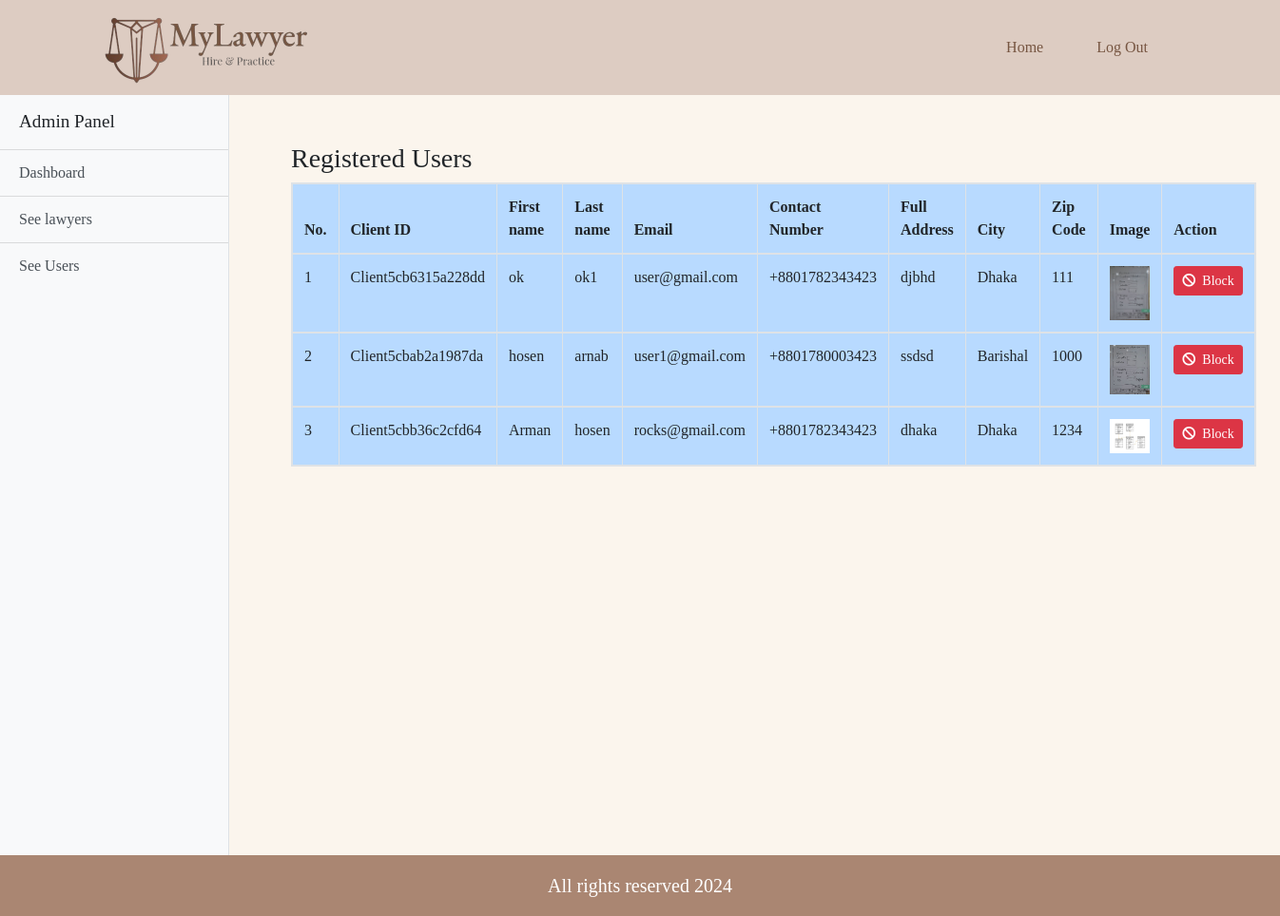
The app's page /admin_user.php (signed in) with its own data.
### tables this page shows
CREATE TABLE `user` (
  `u_id` varchar(20) NOT NULL,
  `first_Name` varchar(100) NOT NULL,
  `last_Name` varchar(100) NOT NULL,
  `email` varchar(100) NOT NULL,
  `password` varchar(100) NOT NULL,
  `status` varchar(100) NOT NULL,
  `role` varchar(100) NOT NULL
);

CREATE TABLE `client` (
  `client_id` varchar(20) NOT NULL,
  `contact_number` varchar(15) NOT NULL,
  `full_address` varchar(200) NOT NULL,
  `city` varchar(100) NOT NULL,
  `zip_code` varchar(50) NOT NULL,
  `image` varchar(200) NOT NULL
);

### admin_user.php (the view, shortened to what this page needs)
<?php
	if($_SESSION['login']==TRUE AND $_SESSION['status']=='Active'){
	?>
	<!doctype html>
	<html lang="en">
		<head>
			<link rel="stylesheet" href="https://use.fontawesome.com/releases/v5.8.1/css/all.css">
			<link rel="stylesheet" href="css/all.css">
			<link rel="stylesheet" href="css/simple-sidebar.css">
			<link rel="stylesheet" href="css/bootstrap.css">
			<link rel="stylesheet" href="css/style.css">
			<link rel="stylesheet" href="css/media.css">
		</head>
		<body>
			<header class="customnav-bg-success">
			<a class="navbar-brand cus-a" href="index.php"><img src="images/logo.png" alt="logo" style="height:250px; width:auto;"></a>
				<div class="container">
					<div class="row">
						<div class="col-md-12">
							<nav class="navbar navbar-expand-lg ">
								<div class="collapse navbar-collapse" id="navbarSupportedContent">
									<ul class="navbar-nav ml-auto ">
										<li class="active">
											<a class="nav-link cus-a" href="#">Home <span class="sr-only">(current)</span></a>
										</li>
										<li class="">
											<a class="nav-link cus-a" href="logout.php">Log Out</a>
										</li>
									</ul>
								</div>
							</nav>
						</div>
					</div>
				</div>
			</header>
			<body>
				<div class="d-flex" id="wrapper">
					<div class="bg-light border-right" id="sidebar-wrapper">
						<div class="sidebar-heading">Admin Panel</div>
						<div class="list-group list-group-flush">
							<a href="admin_dashboard.php" class="list-group-item list-group-item-action bg-light">Dashboard</a>
							<a href="admin_lawyer.php" class="list-group-item list-group-item-action bg-light">See lawyers</a>
							<a href="admin_user.php" class="list-group-item list-group-item-action bg-light">See Users</a>
						</div>
					</div>
					<section class="bookingrqst">
						<div class="container">
							<div class="span7">
								<div class="widget stacked widget-table action-table">
									<div class="widget-header">
										<h3>Registered Users</h3>
									</div>
									<div class="widget-content">
										<table class="table table-bordered  table-primary table-responsive">
											<thead>
												<tr>
													<th>No.</th>
													<th>Client ID</th>
													<th>First name</th>
													<th>Last name</th>
													<th>Email</th>
													<th>Contact Number</th>
													<th>Full Address</th>
													<th>City</th>
													<th>Zip Code</th>
													<th>Image</th>
													<th>Action</th>
												</tr>
											</thead>
											<?php
												$conn = connect();
												$result = mysqli_query($conn,"SELECT * FROM user INNER JOIN client on user.u_id=client.client_id");
												$counter = 0;
												while($row = mysqli_fetch_array($result)) {
												?>
												<tbody id="myTable">
													<tr>
														<td><?php echo ++$counter ;?></td>
														<td><?php echo $row["u_id"]; ?></td>
														<td><?php echo $row["first_Name"]; ?></td>
														<td><?php echo $row["last_Name"]; ?></td>
														<td><?php echo $row["email"]; ?></td>
														<td>+88<?php echo $row["contact_number"]; ?></td>
														<td><?php echo $row["full_address"]; ?></td>
														<td><?php echo $row["city"]; ?></td>
														<td><?php echo $row["zip_code"]; ?></td>
														<td><img src="images/upload/<?php echo $row["image"]; ?>" class="img-fluid " alt="<?php echo $row["image"]; ?>"></td>
														<?php if ($row['status']=='Active'){ ?>
															<td>
																<a class="btn btn-sm btn-danger" href="admin_user.php?block_id=<?=$row['u_id']?>"><i class="fa fa-ban"></i>&nbsp; Block</a>
															</td>
															<?php }
															else{?>
															<td>
																<a class="btn btn-sm btn-warning" href="admin_user.php?unblock_id=<?=$row['u_id']?>"><i class="fa fa-unlock "></i>&nbsp; UnBlock</a>
															</td>
														<?php }?>
													</tr>
													<?php
													}
												?>
											</table>
										</div>
									</div>
								</div>
							</div>
						</section>
					</div>
				</body>
				<footer class="bg" >
					<div class="container">
						<div class="row">
							<div class="col">
								<h5>All rights reserved 2024</h5>
							</div>
						</div>
					</div>
				</footer>
			</body>
		</html>
		<?php
		}else
		header('location:login.php?deactivate');
	?>

### lawyermanagementsystem/css/all.css (style rules this page uses)
.fa,.fab,.fal,.far,.fas { -moz-osx-font-smoothing:grayscale;-webkit-font-smoothing:antialiased;display:inline-block;font-style:normal;font-variant:normal;text-rendering:auto;line-height:1 }
.fa-ban:before { content:"\f05e" }
.fa,.far,.fas { font-family:"Font Awesome 5 Free" }
.fa,.fas { font-weight:900 }

### lawyermanagementsystem/css/simple-sidebar.css (style rules this page uses)
body { overflow-x: hidden; }
#sidebar-wrapper { min-height: 100vh; margin-left: -15rem; -webkit-transition: margin .25s ease-out; -moz-transition: margin .25s ease-out; -o-transition: margin .25s ease-out; transition: margin .25s ease-out; }
#sidebar-wrapper .sidebar-heading { padding: 0.875rem 1.25rem; font-size: 1.2rem; }
#sidebar-wrapper .list-group { width: 15rem; }
@media (min-width: 768px) { #sidebar-wrapper { margin-left: 0; } }

### lawyermanagementsystem/css/style.css (style rules this page uses)
* { font-family: 'EB Garamond' , serif; margin: 0; padding: 0; }
html { height: 100% !important; }
body { display: flex !important; min-height: 100% !important; flex-direction: column; background-color: #FBF5ED; }
.customnav-bg-success { position: relative; background-color: #DDCCC2; padding: 20px 80px; display: flex; align-items: center; justify-content: space-between; height: 100px; }
.cus-a { color: #775642 !important; margin: 0 20px; }
footer { margin-top: auto; color: white; }
footer h5 { text-align: center; margin: 20px 0px; }
.bg { background-color: #966b54cc; }
.bookingrqst { margin: 50px; }

### records on screen
user: u_id "Client5cb6315a228dd", first_Name "ok", last_Name "ok1", email "user@gmail.com", client.contact_number "01782343423", client.full_address "djbhd", client.city "Dhaka", client.zip_code "111", client.image (picture)
user: u_id "Client5cbab2a1987da", first_Name "hosen", last_Name "arnab", email "user1@gmail.com", client.contact_number "01780003423", client.full_address "ssdsd", client.city "Barishal", client.zip_code "1000", shows a picture
user: u_id "Client5cbb36c2cfd64", first_Name "Arman", last_Name "hosen", email "rocks@gmail.com", client.contact_number "01782343423", client.full_address "dhaka", client.city "Dhaka", client.zip_code "1234", shows a picture
